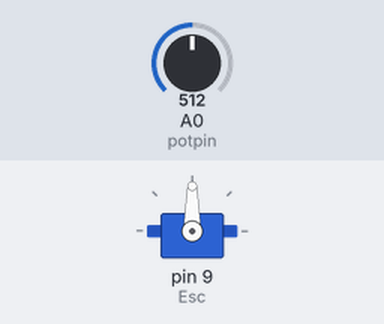
A sketch run on a simulated Arduino Uno, built with avr-gcc and run on an emulated ATmega328P. On the bench: servo. The test bench sets the inputs (shaded band); at power-on: A0 (potpin) = 512.

Above: at 1.2 s.
1.3 s: A0 (potpin) set to 716
At 2.4 s:
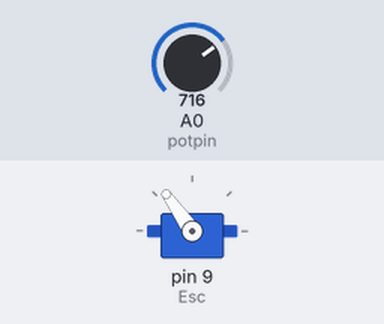
2.8 s: A0 (potpin) set to 900
At 3.6 s:
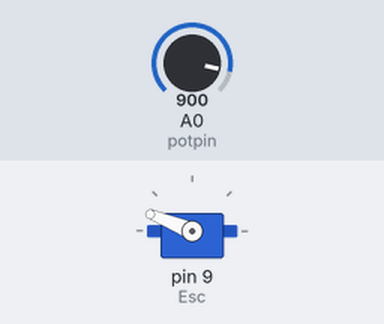
4.3 s: A0 (potpin) set to 1023
At 4.7 s:
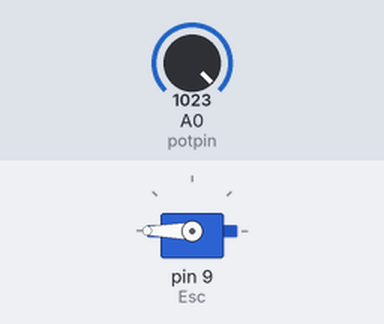
5.8 s: A0 (potpin) set to 306
At 7.0 s:
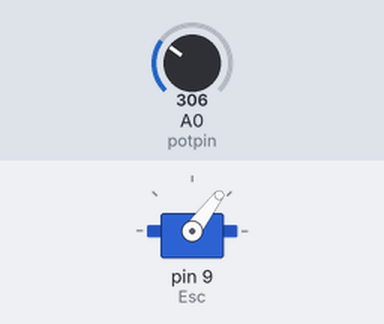
7.3 s: A0 (potpin) set to 122
At 8.2 s:
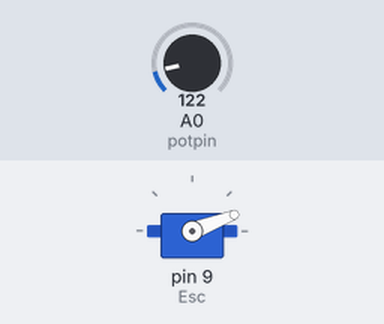
Timing chart, 0 to 9.8 s (numbered marks = the images above; inputs shaded):
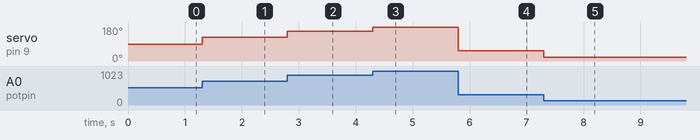

Measured:
- after the input at 1.3 s, servo on pin 9 (Esc): 90° → 125° at once
- after the input at 2.8 s, servo on pin 9 (Esc): 125° → 158° at once
- after the input at 4.3 s, servo on pin 9 (Esc): 158° → 180° at once
- after the input at 5.8 s, servo on pin 9 (Esc): 180° → 53° at once
- after the input at 7.3 s, servo on pin 9 (Esc): 53° → 21° at once

The sketch:

potMotorControl.ino
```cpp
/*
Controlling an BLDC using a Potentiometer
Creted on 20th July 2019
by Anil Kumar Chavali
*/

#include <Servo.h>

Servo Esc;  // create servo object to control a servo

int potpin = A0;  // analog pin used to connect the potentiometer
int potVal;    // variable to read the value from the analog pin

void setup() {
  Esc.attach(9,1000,2000);  // attaches the servo on pin 9 to the servo object and min max pulse width is defined in ms
}

void loop() {
  potVal = analogRead(potpin);            // reads the value of the potentiometer (value between 0 and 1023)
  potVal = map(potVal, 0, 1023, 0, 180);     // scale it to use it with the servo (value between 0 and 180)
  Esc.write(potVal);                  // sets the servo position according to the scaled value

}
```
